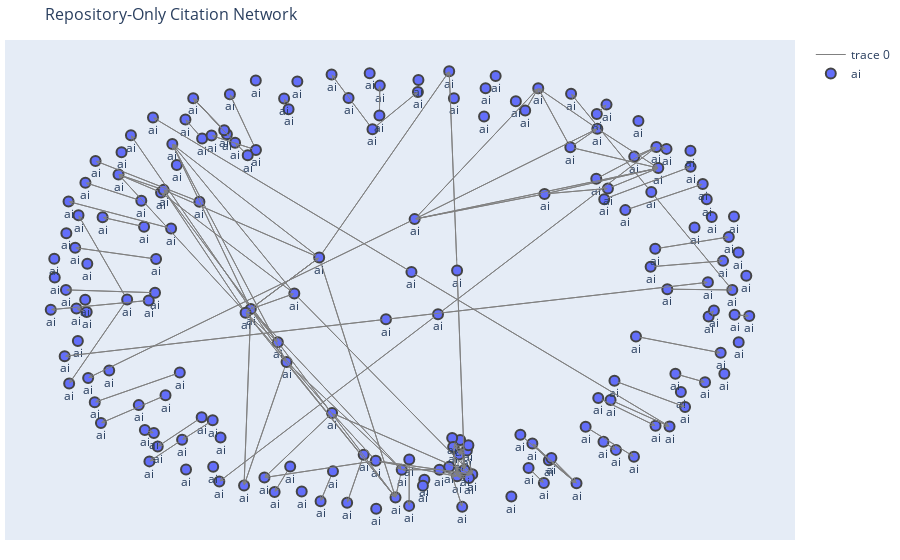

Source (notebook cell):
### Code cell
sub_areas_of_interest = ['ai']  # Replace with your desired sub-area
ai_graph = filter_graph_by_sub_areas(G, sub_areas_of_interest)
draw_graph_plotly(ai_graph, sample_fraction=1.0)

### Figure 1 — Plotly figure (JSON) as saved in the notebook; plotly's stock layout.template omitted (floating-point values rounded to 4 significant figures; data arrays with more than 128 entries replaced by an {"elided": "..."} marker saying what was removed)
{"data": [{"hoverinfo": "none", "line": {"color": "gray", "width": 1}, "mode": "lines", "type": "scatter", "x": {"elided": "405 float values"}, "y": {"elided": "405 float values"}}, {"hoverinfo": "text", "marker": {"color": "#636EFA", "line": {"width": 2}, "size": 10}, "mode": "markers+text", "name": "ai", "text": {"elided": "185 str values"}, "textposition": "bottom center", "type": "scatter", "x": {"elided": "185 float values"}, "y": {"elided": "185 float values"}}], "layout": {"annotations": [{"arrowcolor": "gray", "arrowhead": 3, "arrowsize": 1, "arrowwidth": 1, "ax": 0.6761, "axref": "x", "ay": 0.6213, "ayref": "y", "showarrow": true, "x": 0.738, "xref": "x", "y": 0.6637, "yref": "y"}, {"arrowcolor": "gray", "arrowhead": 3, "arrowsize": 1, "arrowwidth": 1, "ax": -0.7, "axref": "x", "ay": 0.4252, "ayref": "y", "showarrow": true, "x": -0.856, "xref": "x", "y": 0.5057, "yref": "y"}, {"arrowcolor": "gray", "arrowhead": 3, "arrowsize": 1, "arrowwidth": 1, "ax": -0.461, "axref": "x", "ay": 0.7206, "ayref": "y", "showarrow": true, "x": -0.5551, "xref": "x", "y": 0.8804, "yref": "y"}, {"arrowcolor": "gray", "arrowhead": 3, "arrowsize": 1, "arrowwidth": 1, "ax": -0.5315, "axref": "x", "ay": -0.5353, "ayref": "y", "showarrow": true, "x": -0.6541, "xref": "x", "y": -0.6652, "yref": "y"}, {"arrowcolor": "gray", "arrowhead": 3, "arrowsize": 1, "arrowwidth": 1, "ax": 0.3812, "axref": "x", "ay": -0.7599, "ayref": "y", "showarrow": true, "x": 0.4238, "xref": "x", "y": -0.8271, "yref": "y"}, {"arrowcolor": "gray", "arrowhead": 3, "arrowsize": 1, "arrowwidth": 1, "ax": -0.03522, "axref": "x", "ay": 0.8035, "ayref": "y", "showarrow": true, "x": -0.03416, "xref": "x", "y": 0.9362, "yref": "y"}, {"arrowcolor": "gray", "arrowhead": 3, "arrowsize": 1, "arrowwidth": 1, "ax": 0.1595, "axref": "x", "ay": -0.7549, "ayref": "y", "showarrow": true, "x": 0.1959, "xref": "x", "y": -0.9327, "yref": "y"}, {"arrowcolor": "gray", "arrowhead": 3, "arrowsize": 1, "arrowwidth": 1, "ax": -0.3944, "axref": "x", "ay": -0.05507, "ayref": "y", "showarrow": true, "x": -0.2944, "xref": "x", "y": -0.2903, "yref": "y"}, {"arrowcolor": "gray", "arrowhead": 3, "arrowsize": 1, "arrowwidth": 1, "ax": -0.3944, "axref": "x", "ay": -0.05507, "ayref": "y", "showarrow": true, "x": -0.2034, "xref": "x", "y": 0.1736, "yref": "y"}, {"arrowcolor": "gray", "arrowhead": 3, "arrowsize": 1, "arrowwidth": 1, "ax": -0.3944, "axref": "x", "ay": -0.05507, "ayref": "y", "showarrow": true, "x": -0.4131, "xref": "x", "y": -0.8379, "yref": "y"}, {"arrowcolor": "gray", "arrowhead": 3, "arrowsize": 1, "arrowwidth": 1, "ax": -0.3944, "axref": "x", "ay": -0.05507, "ayref": "y", "showarrow": true, "x": -0.3189, "xref": "x", "y": -0.202, "yref": "y"}, {"arrowcolor": "gray", "arrowhead": 3, "arrowsize": 1, "arrowwidth": 1, "ax": -0.3944, "axref": "x", "ay": -0.05507, "ayref": "y", "showarrow": true, "x": 0.02703, "xref": "x", "y": -0.7683, "yref": "y"}, {"arrowcolor": "gray", "arrowhead": 3, "arrowsize": 1, "arrowwidth": 1, "ax": -0.3944, "axref": "x", "ay": -0.05507, "ayref": "y", "showarrow": true, "x": -0.7289, "xref": "x", "y": 0.7159, "yref": "y"}, {"arrowcolor": "gray", "arrowhead": 3, "arrowsize": 1, "arrowwidth": 1, "ax": -0.3944, "axref": "x", "ay": -0.05507, "ayref": "y", "showarrow": true, "x": -0.6134, "xref": "x", "y": 0.6769, "yref": "y"}, {"arrowcolor": "gray", "arrowhead": 3, "arrowsize": 1, "arrowwidth": 1, "ax": -0.3944, "axref": "x", "ay": -0.05507, "ayref": "y", "showarrow": true, "x": -0.2728, "xref": "x", "y": 0.01377, "yref": "y"}, {"arrowcolor": "gray", "arrowhead": 3, "arrowsize": 1, "arrowwidth": 1, "ax": -0.2944, "axref": "x", "ay": -0.2903, "ayref": "y", "showarrow": true, "x": 0.02703, "xref": "x", "y": -0.7683, "yref": "y"}, {"arrowcolor": "gray", "arrowhead": 3, "arrowsize": 1, "arrowwidth": 1, "ax": -0.2944, "axref": "x", "ay": -0.2903, "ayref": "y", "showarrow": true, "x": -0.6134, "xref": "x", "y": 0.6769, "yref": "y"}, {"arrowcolor": "gray", "arrowhead": 3, "arrowsize": 1, "arrowwidth": 1, "ax": -0.2944, "axref": "x", "ay": -0.2903, "ayref": "y", "showarrow": true, "x": -0.4131, "xref": "x", "y": -0.8379, "yref": "y"}, {"arrowcolor": "gray", "arrowhead": 3, "arrowsize": 1, "arrowwidth": 1, "ax": -0.2944, "axref": "x", "ay": -0.2903, "ayref": "y", "showarrow": true, "x": 0.009695, "xref": "x", "y": -0.891, "yref": "y"}, {"arrowcolor": "gray", "arrowhead": 3, "arrowsize": 1, "arrowwidth": 1, "ax": -0.2034, "axref": "x", "ay": 0.1736, "ayref": "y", "showarrow": true, "x": -0.6134, "xref": "x", "y": 0.6769, "yref": "y"}, {"arrowcolor": "gray", "arrowhead": 3, "arrowsize": 1, "arrowwidth": 1, "ax": -0.2034, "axref": "x", "ay": 0.1736, "ayref": "y", "showarrow": true, "x": -0.6376, "xref": "x", "y": 0.4737, "yref": "y"}, {"arrowcolor": "gray", "arrowhead": 3, "arrowsize": 1, "arrowwidth": 1, "ax": -0.2034, "axref": "x", "ay": 0.1736, "ayref": "y", "showarrow": true, "x": 0.1596, "xref": "x", "y": 1, "yref": "y"}, {"arrowcolor": "gray", "arrowhead": 3, "arrowsize": 1, "arrowwidth": 1, "ax": -0.2034, "axref": "x", "ay": 0.1736, "ayref": "y", "showarrow": true, "x": 0.009695, "xref": "x", "y": -0.891, "yref": "y"}, {"arrowcolor": "gray", "arrowhead": 3, "arrowsize": 1, "arrowwidth": 1, "ax": -0.2034, "axref": "x", "ay": 0.1736, "ayref": "y", "showarrow": true, "x": -0.4088, "xref": "x", "y": -0.07131, "yref": "y"}, {"arrowcolor": "gray", "arrowhead": 3, "arrowsize": 1, "arrowwidth": 1, "ax": -0.3189, "axref": "x", "ay": -0.202, "ayref": "y", "showarrow": true, "x": -0.4088, "xref": "x", "y": -0.07131, "yref": "y"}, {"arrowcolor": "gray", "arrowhead": 3, "arrowsize": 1, "arrowwidth": 1, "ax": -0.3189, "axref": "x", "ay": -0.202, "ayref": "y", "showarrow": true, "x": 0.009695, "xref": "x", "y": -0.891, "yref": "y"}, {"arrowcolor": "gray", "arrowhead": 3, "arrowsize": 1, "arrowwidth": 1, "ax": -0.3189, "axref": "x", "ay": -0.202, "ayref": "y", "showarrow": true, "x": -0.6376, "xref": "x", "y": 0.4737, "yref": "y"}, {"arrowcolor": "gray", "arrowhead": 3, "arrowsize": 1, "arrowwidth": 1, "ax": 0.02703, "axref": "x", "ay": -0.7683, "ayref": "y", "showarrow": true, "x": 0.009695, "xref": "x", "y": -0.891, "yref": "y"}, {"arrowcolor": "gray", "arrowhead": 3, "arrowsize": 1, "arrowwidth": 1, "ax": -0.4088, "axref": "x", "ay": -0.07131, "ayref": "y", "showarrow": true, "x": -0.6376, "xref": "x", "y": 0.4737, "yref": "y"}, {"arrowcolor": "gray", "arrowhead": 3, "arrowsize": 1, "arrowwidth": 1, "ax": -0.4088, "axref": "x", "ay": -0.07131, "ayref": "y", "showarrow": true, "x": -0.7636, "xref": "x", "y": 0.5419, "yref": "y"}, {"arrowcolor": "gray", "arrowhead": 3, "arrowsize": 1, "arrowwidth": 1, "ax": -0.4088, "axref": "x", "ay": -0.07131, "ayref": "y", "showarrow": true, "x": 0.009695, "xref": "x", "y": -0.891, "yref": "y"}, {"arrowcolor": "gray", "arrowhead": 3, "arrowsize": 1, "arrowwidth": 1, "ax": 0.5717, "axref": "x", "ay": 0.8107, "ayref": "y", "showarrow": true, "x": 0.5987, "xref": "x", "y": 0.8519, "yref": "y"}, {"arrowcolor": "gray", "arrowhead": 3, "arrowsize": 1, "arrowwidth": 1, "ax": -0.5925, "axref": "x", "ay": -0.337, "ayref": "y", "showarrow": true, "x": -0.8299, "xref": "x", "y": -0.4684, "yref": "y"}, {"arrowcolor": "gray", "arrowhead": 3, "arrowsize": 1, "arrowwidth": 1, "ax": -0.2728, "axref": "x", "ay": 0.01377, "ayref": "y", "showarrow": true, "x": -0.6134, "xref": "x", "y": 0.6769, "yref": "y"}, {"arrowcolor": "gray", "arrowhead": 3, "arrowsize": 1, "arrowwidth": 1, "ax": -0.2728, "axref": "x", "ay": 0.01377, "ayref": "y", "showarrow": true, "x": -0.6448, "xref": "x", "y": 0.4623, "yref": "y"}, {"arrowcolor": "gray", "arrowhead": 3, "arrowsize": 1, "arrowwidth": 1, "ax": -0.2728, "axref": "x", "ay": 0.01377, "ayref": "y", "showarrow": true, "x": 0.224, "xref": "x", "y": -0.7882, "yref": "y"}, {"arrowcolor": "gray", "arrowhead": 3, "arrowsize": 1, "arrowwidth": 1, "ax": -0.6448, "axref": "x", "ay": 0.4623, "ayref": "y", "showarrow": true, "x": -0.7636, "xref": "x", "y": 0.5419, "yref": "y"}, {"arrowcolor": "gray", "arrowhead": 3, "arrowsize": 1, "arrowwidth": 1, "ax": 0.224, "axref": "x", "ay": -0.7882, "ayref": "y", "showarrow": true, "x": 0.1815, "xref": "x", "y": -0.7972, "yref": "y"}, {"arrowcolor": "gray", "arrowhead": 3, "arrowsize": 1, "arrowwidth": 1, "ax": -0.5302, "axref": "x", "ay": 0.7019, "ayref": "y", "showarrow": true, "x": -0.5768, "xref": "x", "y": 0.7858, "yref": "y"}, {"arrowcolor": "gray", "arrowhead": 3, "arrowsize": 1, "arrowwidth": 1, "ax": -0.6168, "axref": "x", "ay": 0.3024, "ayref": "y", "showarrow": true, "x": -0.9031, "xref": "x", "y": 0.422, "yref": "y"}, {"arrowcolor": "gray", "arrowhead": 3, "arrowsize": 1, "arrowwidth": 1, "ax": 0.5404, "axref": "x", "ay": -0.5775, "ayref": "y", "showarrow": true, "x": 0.6754, "xref": "x", "y": -0.71, "yref": "y"}, {"arrowcolor": "gray", "arrowhead": 3, "arrowsize": 1, "arrowwidth": 1, "ax": 0.7347, "axref": "x", "ay": 0.2122, "ayref": "y", "showarrow": true, "x": 0.9401, "xref": "x", "y": 0.265, "yref": "y"}, {"arrowcolor": "gray", "arrowhead": 3, "arrowsize": 1, "arrowwidth": 1, "ax": 0.1323, "axref": "x", "ay": -0.7676, "ayref": "y", "showarrow": true, "x": 0.02703, "xref": "x", "y": -0.7683, "yref": "y"}, {"arrowcolor": "gray", "arrowhead": 3, "arrowsize": 1, "arrowwidth": 1, "ax": 0.1323, "axref": "x", "ay": -0.7676, "ayref": "y", "showarrow": true, "x": 0.224, "xref": "x", "y": -0.7882, "yref": "y"}, {"arrowcolor": "gray", "arrowhead": 3, "arrowsize": 1, "arrowwidth": 1, "ax": 0.1323, "axref": "x", "ay": -0.7676, "ayref": "y", "showarrow": true, "x": 0.1815, "xref": "x", "y": -0.7972, "yref": "y"}, {"arrowcolor": "gray", "arrowhead": 3, "arrowsize": 1, "arrowwidth": 1, "ax": 0.6027, "axref": "x", "ay": 0.4802, "ayref": "y", "showarrow": true, "x": 0.7432, "xref": "x", "y": 0.5704, "yref": "y"}, {"arrowcolor": "gray", "arrowhead": 3, "arrowsize": 1, "arrowwidth": 1, "ax": 0.4257, "axref": "x", "ay": 0.4556, "ayref": "y", "showarrow": true, "x": 0.6027, "xref": "x", "y": 0.4802, "yref": "y"}, {"arrowcolor": "gray", "arrowhead": 3, "arrowsize": 1, "arrowwidth": 1, "ax": 0.4257, "axref": "x", "ay": 0.4556, "ayref": "y", "showarrow": true, "x": 0.7432, "xref": "x", "y": 0.5704, "yref": "y"}, {"arrowcolor": "gray", "arrowhead": 3, "arrowsize": 1, "arrowwidth": 1, "ax": 0.4257, "axref": "x", "ay": 0.4556, "ayref": "y", "showarrow": true, "x": 0.06305, "xref": "x", "y": 0.344, "yref": "y"}, {"arrowcolor": "gray", "arrowhead": 3, "arrowsize": 1, "arrowwidth": 1, "ax": 0.7219, "axref": "x", "ay": 0.1327, "ayref": "y", "showarrow": true, "x": 0.9241, "xref": "x", "y": 0.1587, "yref": "y"}, {"arrowcolor": "gray", "arrowhead": 3, "arrowsize": 1, "arrowwidth": 1, "ax": 0.2025, "axref": "x", "ay": -0.7677, "ayref": "y", "showarrow": true, "x": 0.1815, "xref": "x", "y": -0.7972, "yref": "y"}, {"arrowcolor": "gray", "arrowhead": 3, "arrowsize": 1, "arrowwidth": 1, "ax": 0.1901, "axref": "x", "ay": -0.6364, "ayref": "y", "showarrow": true, "x": 0.2025, "xref": "x", "y": -0.7677, "yref": "y"}, {"arrowcolor": "gray", "arrowhead": 3, "arrowsize": 1, "arrowwidth": 1, "ax": 0.1901, "axref": "x", "ay": -0.6364, "ayref": "y", "showarrow": true, "x": 0.1865, "xref": "x", "y": -0.7007, "yref": "y"}, {"arrowcolor": "gray", "arrowhead": 3, "arrowsize": 1, "arrowwidth": 1, "ax": 0.1901, "axref": "x", "ay": -0.6364, "ayref": "y", "showarrow": true, "x": 0.1705, "xref": "x", "y": -0.6668, "yref": "y"}, {"arrowcolor": "gray", "arrowhead": 3, "arrowsize": 1, "arrowwidth": 1, "ax": 0.1815, "axref": "x", "ay": 0.1164, "ayref": "y", "showarrow": true, "x": 0.2025, "xref": "x", "y": -0.7677, "yref": "y"}, {"arrowcolor": "gray", "arrowhead": 3, "arrowsize": 1, "arrowwidth": 1, "ax": 0.1815, "axref": "x", "ay": 0.1164, "ayref": "y", "showarrow": true, "x": 0.1596, "xref": "x", "y": 1, "yref": "y"}, {"arrowcolor": "gray", "arrowhead": 3, "arrowsize": 1, "arrowwidth": 1, "ax": 0.1865, "axref": "x", "ay": -0.7007, "ayref": "y", "showarrow": true, "x": 0.2025, "xref": "x", "y": -0.7677, "yref": "y"}, {"arrowcolor": "gray", "arrowhead": 3, "arrowsize": 1, "arrowwidth": 1, "ax": 0.1865, "axref": "x", "ay": -0.7007, "ayref": "y", "showarrow": true, "x": 0.1815, "xref": "x", "y": -0.7972, "yref": "y"}, {"arrowcolor": "gray", "arrowhead": 3, "arrowsize": 1, "arrowwidth": 1, "ax": 0.1283, "axref": "x", "ay": -0.07777, "ayref": "y", "showarrow": true, "x": -0.4823, "xref": "x", "y": -0.8204, "yref": "y"}, {"arrowcolor": "gray", "arrowhead": 3, "arrowsize": 1, "arrowwidth": 1, "ax": 0.1283, "axref": "x", "ay": -0.07777, "ayref": "y", "showarrow": true, "x": 0.738, "xref": "x", "y": 0.6637, "yref": "y"}, {"arrowcolor": "gray", "arrowhead": 3, "arrowsize": 1, "arrowwidth": 1, "ax": 0.5924, "axref": "x", "ay": 0.4326, "ayref": "y", "showarrow": true, "x": 0.8334, "xref": "x", "y": 0.5758, "yref": "y"}, {"arrowcolor": "gray", "arrowhead": 3, "arrowsize": 1, "arrowwidth": 1, "ax": 0.61, "axref": "x", "ay": -0.4584, "ayref": "y", "showarrow": true, "x": 0.7747, "xref": "x", "y": -0.576, "yref": "y"}, {"arrowcolor": "gray", "arrowhead": 3, "arrowsize": 1, "arrowwidth": 1, "ax": 0.3717, "axref": "x", "ay": 0.8257, "ayref": "y", "showarrow": true, "x": 0.4081, "xref": "x", "y": 0.9248, "yref": "y"}, {"arrowcolor": "gray", "arrowhead": 3, "arrowsize": 1, "arrowwidth": 1, "ax": -0.8524, "axref": "x", "ay": -0.06772, "ayref": "y", "showarrow": true, "x": -0.8811, "xref": "x", "y": -0.05305, "yref": "y"}, {"arrowcolor": "gray", "arrowhead": 3, "arrowsize": 1, "arrowwidth": 1, "ax": -0.6792, "axref": "x", "ay": -0.01681, "ayref": "y", "showarrow": true, "x": -0.9528, "xref": "x", "y": -0.05784, "yref": "y"}, {"arrowcolor": "gray", "arrowhead": 3, "arrowsize": 1, "arrowwidth": 1, "ax": -0.04538, "axref": "x", "ay": -0.7281, "ayref": "y", "showarrow": true, "x": -0.3563, "xref": "x", "y": -0.8026, "yref": "y"}, {"arrowcolor": "gray", "arrowhead": 3, "arrowsize": 1, "arrowwidth": 1, "ax": -0.04538, "axref": "x", "ay": -0.7281, "ayref": "y", "showarrow": true, "x": 0.224, "xref": "x", "y": -0.7882, "yref": "y"}, {"arrowcolor": "gray", "arrowhead": 3, "arrowsize": 1, "arrowwidth": 1, "ax": -0.04538, "axref": "x", "ay": -0.7281, "ayref": "y", "showarrow": true, "x": 0.1815, "xref": "x", "y": -0.7972, "yref": "y"}, {"arrowcolor": "gray", "arrowhead": 3, "arrowsize": 1, "arrowwidth": 1, "ax": -0.04538, "axref": "x", "ay": -0.7281, "ayref": "y", "showarrow": true, "x": -0.1675, "xref": "x", "y": -0.5165, "yref": "y"}, {"arrowcolor": "gray", "arrowhead": 3, "arrowsize": 1, "arrowwidth": 1, "ax": -0.05461, "axref": "x", "ay": 0.7431, "ayref": "y", "showarrow": true, "x": 0.07217, "xref": "x", "y": 0.908, "yref": "y"}, {"arrowcolor": "gray", "arrowhead": 3, "arrowsize": 1, "arrowwidth": 1, "ax": -0.05461, "axref": "x", "ay": 0.7431, "ayref": "y", "showarrow": true, "x": -0.1688, "xref": "x", "y": 0.9851, "yref": "y"}, {"arrowcolor": "gray", "arrowhead": 3, "arrowsize": 1, "arrowwidth": 1, "ax": 0.09025, "axref": "x", "ay": -0.8125, "ayref": "y", "showarrow": true, "x": 0.08614, "xref": "x", "y": -0.8393, "yref": "y"}, {"arrowcolor": "gray", "arrowhead": 3, "arrowsize": 1, "arrowwidth": 1, "ax": -0.0169, "axref": "x", "ay": -0.1005, "ayref": "y", "showarrow": true, "x": 0.8818, "xref": "x", "y": 0.06377, "yref": "y"}, {"arrowcolor": "gray", "arrowhead": 3, "arrowsize": 1, "arrowwidth": 1, "ax": -0.0169, "axref": "x", "ay": -0.1005, "ayref": "y", "showarrow": true, "x": -0.9139, "xref": "x", "y": -0.2643, "yref": "y"}, {"arrowcolor": "gray", "arrowhead": 3, "arrowsize": 1, "arrowwidth": 1, "ax": -0.6617, "axref": "x", "ay": 0.01746, "ayref": "y", "showarrow": true, "x": -0.9103, "xref": "x", "y": 0.03001, "yref": "y"}, {"arrowcolor": "gray", "arrowhead": 3, "arrowsize": 1, "arrowwidth": 1, "ax": 0.4977, "axref": "x", "ay": 0.6627, "ayref": "y", "showarrow": true, "x": 0.7432, "xref": "x", "y": 0.5704, "yref": "y"}, {"arrowcolor": "gray", "arrowhead": 3, "arrowsize": 1, "arrowwidth": 1, "ax": 0.4977, "axref": "x", "ay": 0.6627, "ayref": "y", "showarrow": true, "x": 0.5731, "xref": "x", "y": 0.7451, "yref": "y"}, {"arrowcolor": "gray", "arrowhead": 3, "arrowsize": 1, "arrowwidth": 1, "ax": 0.4977, "axref": "x", "ay": 0.6627, "ayref": "y", "showarrow": true, "x": 0.4081, "xref": "x", "y": 0.9248, "yref": "y"}, {"arrowcolor": "gray", "arrowhead": 3, "arrowsize": 1, "arrowwidth": 1, "ax": 0.5731, "axref": "x", "ay": 0.7451, "ayref": "y", "showarrow": true, "x": 0.4081, "xref": "x", "y": 0.9248, "yref": "y"}, {"arrowcolor": "gray", "arrowhead": 3, "arrowsize": 1, "arrowwidth": 1, "ax": 0.5731, "axref": "x", "ay": 0.7451, "ayref": "y", "showarrow": true, "x": 0.7432, "xref": "x", "y": 0.5704, "yref": "y"}, {"arrowcolor": "gray", "arrowhead": 3, "arrowsize": 1, "arrowwidth": 1, "ax": -0.2889, "axref": "x", "ay": 0.8319, "ayref": "y", "showarrow": true, "x": -0.3013, "xref": "x", "y": 0.8788, "yref": "y"}, {"arrowcolor": "gray", "arrowhead": 3, "arrowsize": 1, "arrowwidth": 1, "ax": 0.3582, "axref": "x", "ay": -0.6127, "ayref": "y", "showarrow": true, "x": 0.515, "xref": "x", "y": -0.8284, "yref": "y"}, {"arrowcolor": "gray", "arrowhead": 3, "arrowsize": 1, "arrowwidth": 1, "ax": -0.6922, "axref": "x", "ay": 0.3102, "ayref": "y", "showarrow": true, "x": -0.8081, "xref": "x", "y": 0.3518, "yref": "y"}, {"arrowcolor": "gray", "arrowhead": 3, "arrowsize": 1, "arrowwidth": 1, "ax": 0.8838, "axref": "x", "ay": -0.08782, "ayref": "y", "showarrow": true, "x": 0.8986, "xref": "x", "y": -0.06155, "yref": "y"}, {"arrowcolor": "gray", "arrowhead": 3, "arrowsize": 1, "arrowwidth": 1, "ax": -0.2844, "axref": "x", "ay": -0.7534, "ayref": "y", "showarrow": true, "x": -0.3278, "xref": "x", "y": -0.8665, "yref": "y"}, {"arrowcolor": "gray", "arrowhead": 3, "arrowsize": 1, "arrowwidth": 1, "ax": 0.7685, "axref": "x", "ay": 0.03319, "ayref": "y", "showarrow": true, "x": 0.9498, "xref": "x", "y": 0.0296, "yref": "y"}, {"arrowcolor": "gray", "arrowhead": 3, "arrowsize": 1, "arrowwidth": 1, "ax": -0.3799, "axref": "x", "ay": 0.6511, "ayref": "y", "showarrow": true, "x": -0.4526, "xref": "x", "y": 0.8981, "yref": "y"}, {"arrowcolor": "gray", "arrowhead": 3, "arrowsize": 1, "arrowwidth": 1, "ax": -0.3799, "axref": "x", "ay": 0.6511, "ayref": "y", "showarrow": true, "x": -0.5039, "xref": "x", "y": 0.7146, "yref": "y"}, {"arrowcolor": "gray", "arrowhead": 3, "arrowsize": 1, "arrowwidth": 1, "ax": 0.738, "axref": "x", "ay": 0.6637, "ayref": "y", "showarrow": true, "x": 0.7662, "xref": "x", "y": 0.6556, "yref": "y"}, {"arrowcolor": "gray", "arrowhead": 3, "arrowsize": 1, "arrowwidth": 1, "ax": 0.5701, "axref": "x", "ay": 0.5228, "ayref": "y", "showarrow": true, "x": 0.738, "xref": "x", "y": 0.6637, "yref": "y"}, {"arrowcolor": "gray", "arrowhead": 3, "arrowsize": 1, "arrowwidth": 1, "ax": -0.7395, "axref": "x", "ay": -0.01306, "ayref": "y", "showarrow": true, "x": -0.8753, "xref": "x", "y": 0.3609, "yref": "y"}, {"arrowcolor": "gray", "arrowhead": 3, "arrowsize": 1, "arrowwidth": 1, "ax": -0.7395, "axref": "x", "ay": -0.01306, "ayref": "y", "showarrow": true, "x": -0.9014, "xref": "x", "y": -0.3856, "yref": "y"}, {"arrowcolor": "gray", "arrowhead": 3, "arrowsize": 1, "arrowwidth": 1, "ax": 0.3917, "axref": "x", "ay": -0.6518, "ayref": "y", "showarrow": true, "x": 0.515, "xref": "x", "y": -0.8284, "yref": "y"}, {"arrowcolor": "gray", "arrowhead": 3, "arrowsize": 1, "arrowwidth": 1, "ax": 0.4378, "axref": "x", "ay": -0.7257, "ayref": "y", "showarrow": true, "x": 0.3917, "xref": "x", "y": -0.6518, "yref": "y"}, {"arrowcolor": "gray", "arrowhead": 3, "arrowsize": 1, "arrowwidth": 1, "ax": 0.4378, "axref": "x", "ay": -0.7257, "ayref": "y", "showarrow": true, "x": 0.515, "xref": "x", "y": -0.8284, "yref": "y"}, {"arrowcolor": "gray", "arrowhead": 3, "arrowsize": 1, "arrowwidth": 1, "ax": 0.5756, "axref": "x", "ay": -0.4493, "ayref": "y", "showarrow": true, "x": 0.7356, "xref": "x", "y": -0.5732, "yref": "y"}, {"arrowcolor": "gray", "arrowhead": 3, "arrowsize": 1, "arrowwidth": 1, "ax": -0.4685, "axref": "x", "ay": 0.7378, "ayref": "y", "showarrow": true, "x": -0.5551, "xref": "x", "y": 0.8804, "yref": "y"}, {"arrowcolor": "gray", "arrowhead": 3, "arrowsize": 1, "arrowwidth": 1, "ax": -0.4382, "axref": "x", "ay": 0.683, "ayref": "y", "showarrow": true, "x": -0.5551, "xref": "x", "y": 0.8804, "yref": "y"}, {"arrowcolor": "gray", "arrowhead": 3, "arrowsize": 1, "arrowwidth": 1, "ax": -0.6901, "axref": "x", "ay": -0.5918, "ayref": "y", "showarrow": true, "x": -0.6648, "xref": "x", "y": -0.6055, "yref": "y"}, {"arrowcolor": "gray", "arrowhead": 3, "arrowsize": 1, "arrowwidth": 1, "ax": 0.9562, "axref": "x", "ay": -0.08062, "ayref": "y", "showarrow": true, "x": 0.9972, "xref": "x", "y": -0.08547, "yref": "y"}, {"arrowcolor": "gray", "arrowhead": 3, "arrowsize": 1, "arrowwidth": 1, "ax": 0.4448, "axref": "x", "ay": -0.7164, "ayref": "y", "showarrow": true, "x": 0.515, "xref": "x", "y": -0.8284, "yref": "y"}, {"arrowcolor": "gray", "arrowhead": 3, "arrowsize": 1, "arrowwidth": 1, "ax": -0.6376, "axref": "x", "ay": 0.4737, "ayref": "y", "showarrow": true, "x": -0.7636, "xref": "x", "y": 0.5419, "yref": "y"}, {"arrowcolor": "gray", "arrowhead": 3, "arrowsize": 1, "arrowwidth": 1, "ax": 0.5902, "axref": "x", "ay": -0.644, "ayref": "y", "showarrow": true, "x": 0.6251, "xref": "x", "y": -0.6799, "yref": "y"}, {"arrowcolor": "gray", "arrowhead": 3, "arrowsize": 1, "arrowwidth": 1, "ax": 0.06305, "axref": "x", "ay": 0.344, "ayref": "y", "showarrow": true, "x": 0.4081, "xref": "x", "y": 0.9248, "yref": "y"}, {"arrowcolor": "gray", "arrowhead": 3, "arrowsize": 1, "arrowwidth": 1, "ax": 0.06305, "axref": "x", "ay": 0.344, "ayref": "y", "showarrow": true, "x": 0.7432, "xref": "x", "y": 0.5704, "yref": "y"}, {"arrowcolor": "gray", "arrowhead": 3, "arrowsize": 1, "arrowwidth": 1, "ax": 0.06305, "axref": "x", "ay": 0.344, "ayref": "y", "showarrow": true, "x": -0.8484, "xref": "x", "y": -0.3609, "yref": "y"}, {"arrowcolor": "gray", "arrowhead": 3, "arrowsize": 1, "arrowwidth": 1, "ax": 0.06305, "axref": "x", "ay": 0.344, "ayref": "y", "showarrow": true, "x": 0.5731, "xref": "x", "y": 0.7451, "yref": "y"}, {"arrowcolor": "gray", "arrowhead": 3, "arrowsize": 1, "arrowwidth": 1, "ax": -0.5378, "axref": "x", "ay": 0.421, "ayref": "y", "showarrow": true, "x": -0.8278, "xref": "x", "y": 0.6023, "yref": "y"}, {"arrowcolor": "gray", "arrowhead": 3, "arrowsize": 1, "arrowwidth": 1, "ax": 0.1678, "axref": "x", "ay": -0.6271, "ayref": "y", "showarrow": true, "x": 0.1815, "xref": "x", "y": -0.7972, "yref": "y"}, {"arrowcolor": "gray", "arrowhead": 3, "arrowsize": 1, "arrowwidth": 1, "ax": 0.1705, "axref": "x", "ay": -0.6668, "ayref": "y", "showarrow": true, "x": 0.1815, "xref": "x", "y": -0.7972, "yref": "y"}, {"arrowcolor": "gray", "arrowhead": 3, "arrowsize": 1, "arrowwidth": 1, "ax": -0.6587, "axref": "x", "ay": 0.1669, "ayref": "y", "showarrow": true, "x": -0.8846, "xref": "x", "y": 0.2173, "yref": "y"}, {"arrowcolor": "gray", "arrowhead": 3, "arrowsize": 1, "arrowwidth": 1, "ax": 0.0481, "axref": "x", "ay": -0.723, "ayref": "y", "showarrow": true, "x": 0.04764, "xref": "x", "y": -0.9283, "yref": "y"}, {"arrowcolor": "gray", "arrowhead": 3, "arrowsize": 1, "arrowwidth": 1, "ax": 0.6512, "axref": "x", "ay": 0.3839, "ayref": "y", "showarrow": true, "x": 0.8674, "xref": "x", "y": 0.4995, "yref": "y"}, {"arrowcolor": "gray", "arrowhead": 3, "arrowsize": 1, "arrowwidth": 1, "ax": 0.7237, "axref": "x", "ay": 0.464, "ayref": "y", "showarrow": true, "x": 0.4998, "xref": "x", "y": 0.8998, "yref": "y"}, {"arrowcolor": "gray", "arrowhead": 3, "arrowsize": 1, "arrowwidth": 1, "ax": 0.7237, "axref": "x", "ay": 0.464, "ayref": "y", "showarrow": true, "x": 0.9498, "xref": "x", "y": 0.0296, "yref": "y"}, {"arrowcolor": "gray", "arrowhead": 3, "arrowsize": 1, "arrowwidth": 1, "ax": -0.1649, "axref": "x", "ay": -0.7752, "ayref": "y", "showarrow": true, "x": -0.1995, "xref": "x", "y": -0.9077, "yref": "y"}, {"arrowcolor": "gray", "arrowhead": 3, "arrowsize": 1, "arrowwidth": 1, "ax": -0.4029, "axref": "x", "ay": 0.6268, "ayref": "y", "showarrow": true, "x": -0.4382, "xref": "x", "y": 0.683, "yref": "y"}, {"arrowcolor": "gray", "arrowhead": 3, "arrowsize": 1, "arrowwidth": 1, "ax": 0.681, "axref": "x", "ay": -0.1764, "ayref": "y", "showarrow": true, "x": 0.9175, "xref": "x", "y": -0.2493, "yref": "y"}, {"arrowcolor": "gray", "arrowhead": 3, "arrowsize": 1, "arrowwidth": 1, "ax": 0.6209, "axref": "x", "ay": -0.3736, "ayref": "y", "showarrow": true, "x": 0.818, "xref": "x", "y": -0.4894, "yref": "y"}, {"arrowcolor": "gray", "arrowhead": 3, "arrowsize": 1, "arrowwidth": 1, "ax": 0.7911, "axref": "x", "ay": -0.3425, "ayref": "y", "showarrow": true, "x": 0.8738, "xref": "x", "y": -0.3797, "yref": "y"}, {"arrowcolor": "gray", "arrowhead": 3, "arrowsize": 1, "arrowwidth": 1, "ax": 0.05413, "axref": "x", "ay": 0.1091, "ayref": "y", "showarrow": true, "x": -0.6674, "xref": "x", "y": 0.7951, "yref": "y"}, {"arrowcolor": "gray", "arrowhead": 3, "arrowsize": 1, "arrowwidth": 1, "ax": 0.05413, "axref": "x", "ay": 0.1091, "ayref": "y", "showarrow": true, "x": 0.7747, "xref": "x", "y": -0.576, "yref": "y"}, {"arrowcolor": "gray", "arrowhead": 3, "arrowsize": 1, "arrowwidth": 1, "ax": 0.2089, "axref": "x", "ay": -0.6827, "ayref": "y", "showarrow": true, "x": 0.1865, "xref": "x", "y": -0.7007, "yref": "y"}, {"arrowcolor": "gray", "arrowhead": 3, "arrowsize": 1, "arrowwidth": 1, "ax": 0.2089, "axref": "x", "ay": -0.6827, "ayref": "y", "showarrow": true, "x": 0.224, "xref": "x", "y": -0.7882, "yref": "y"}, {"arrowcolor": "gray", "arrowhead": 3, "arrowsize": 1, "arrowwidth": 1, "ax": 0.2089, "axref": "x", "ay": -0.6827, "ayref": "y", "showarrow": true, "x": 0.1705, "xref": "x", "y": -0.6668, "yref": "y"}, {"arrowcolor": "gray", "arrowhead": 3, "arrowsize": 1, "arrowwidth": 1, "ax": -0.5007, "axref": "x", "ay": -0.5489, "ayref": "y", "showarrow": true, "x": -0.5861, "xref": "x", "y": -0.6354, "yref": "y"}, {"arrowcolor": "gray", "arrowhead": 3, "arrowsize": 1, "arrowwidth": 1, "ax": -0.5861, "axref": "x", "ay": -0.6354, "ayref": "y", "showarrow": true, "x": -0.6773, "xref": "x", "y": -0.7309, "yref": "y"}, {"arrowcolor": "gray", "arrowhead": 3, "arrowsize": 1, "arrowwidth": 1, "ax": -0.6324, "axref": "x", "ay": -0.4379, "ayref": "y", "showarrow": true, "x": -0.8126, "xref": "x", "y": -0.561, "yref": "y"}, {"arrowcolor": "gray", "arrowhead": 3, "arrowsize": 1, "arrowwidth": 1, "ax": -0.07922, "axref": "x", "ay": -0.7017, "ayref": "y", "showarrow": true, "x": -0.1253, "xref": "x", "y": -0.9144, "yref": "y"}, {"arrowcolor": "gray", "arrowhead": 3, "arrowsize": 1, "arrowwidth": 1, "ax": -0.1675, "axref": "x", "ay": -0.5165, "ayref": "y", "showarrow": true, "x": -0.4088, "xref": "x", "y": -0.07131, "yref": "y"}, {"arrowcolor": "gray", "arrowhead": 3, "arrowsize": 1, "arrowwidth": 1, "ax": -0.1675, "axref": "x", "ay": -0.5165, "ayref": "y", "showarrow": true, "x": 0.224, "xref": "x", "y": -0.7882, "yref": "y"}, {"arrowcolor": "gray", "arrowhead": 3, "arrowsize": 1, "arrowwidth": 1, "ax": -0.1675, "axref": "x", "ay": -0.5165, "ayref": "y", "showarrow": true, "x": -0.3563, "xref": "x", "y": -0.8026, "yref": "y"}, {"arrowcolor": "gray", "arrowhead": 3, "arrowsize": 1, "arrowwidth": 1, "ax": 0.2148, "axref": "x", "ay": -0.8046, "ayref": "y", "showarrow": true, "x": 0.224, "xref": "x", "y": -0.7882, "yref": "y"}, {"arrowcolor": "gray", "arrowhead": 3, "arrowsize": 1, "arrowwidth": 1, "ax": 0.2148, "axref": "x", "ay": -0.8046, "ayref": "y", "showarrow": true, "x": 0.1815, "xref": "x", "y": -0.7972, "yref": "y"}, {"arrowcolor": "gray", "arrowhead": 3, "arrowsize": 1, "arrowwidth": 1, "ax": 0.2132, "axref": "x", "ay": -0.6591, "ayref": "y", "showarrow": true, "x": 0.1865, "xref": "x", "y": -0.7007, "yref": "y"}], "hovermode": "closest", "margin": {"b": 20, "l": 5, "r": 5, "t": 40}, "showlegend": true, "title": {"font": {"size": 16}, "text": "Repository-Only Citation Network"}, "xaxis": {"showgrid": false, "showticklabels": false, "zeroline": false}, "yaxis": {"showgrid": false, "showticklabels": false, "zeroline": false}}}
